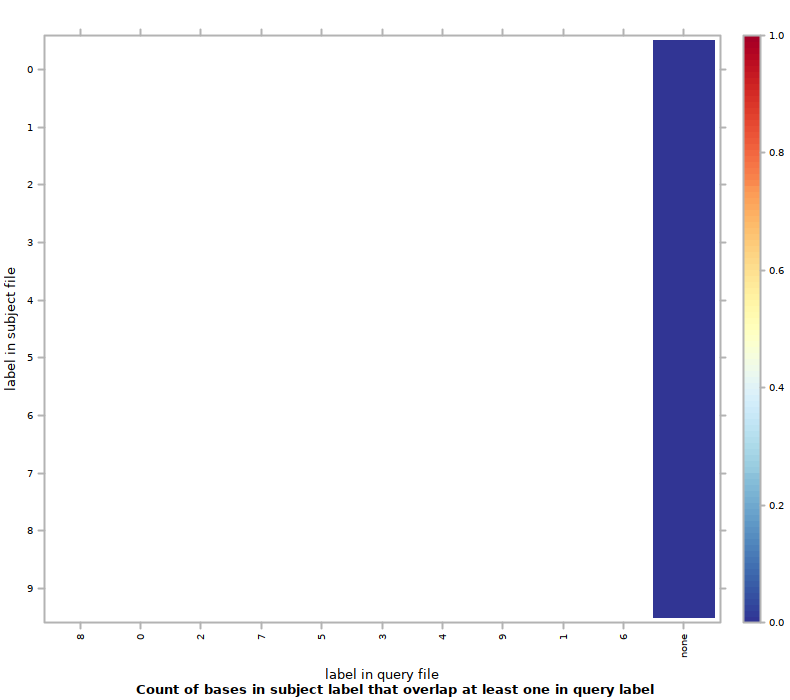

Here is the R script that generated this plot:
#!/usr/bin/env Rscript
## transcript produced by Segtools 1.1.14

segtools.r.dirname <-
  system2("python",
          c("-c", "'import segtools; print segtools.get_r_dirname()'"),
          stdout = TRUE)

source(file.path(segtools.r.dirname, 'common.R'))
source(file.path(segtools.r.dirname, 'overlap.R'))
save.overlap.performance('./MCFex1bp2bp/overlap-ordered', 'overlap.performance', './MCFex1bp2bp/overlap-ordered/overlap.tab', row.normalize = 'FALSE', mnemonic_file = './MCFex1bp2bp/overlap-direct/mnemonics1_new.txt', clobber = FALSE, col_mnemonic_file = './MCFex1bp2bp/overlap-direct/mnemonics2_new.txt')
save.overlap.heatmap('./MCFex1bp2bp/overlap-ordered', 'overlap', './MCFex1bp2bp/overlap-ordered/overlap.tab', clobber = FALSE, col_mnemonic_file = './MCFex1bp2bp/overlap-direct/mnemonics2_new.txt', cluster = FALSE, max_contrast = FALSE, row.normalize = 'FALSE', mnemonic_file = './MCFex1bp2bp/overlap-direct/mnemonics1_new.txt')
